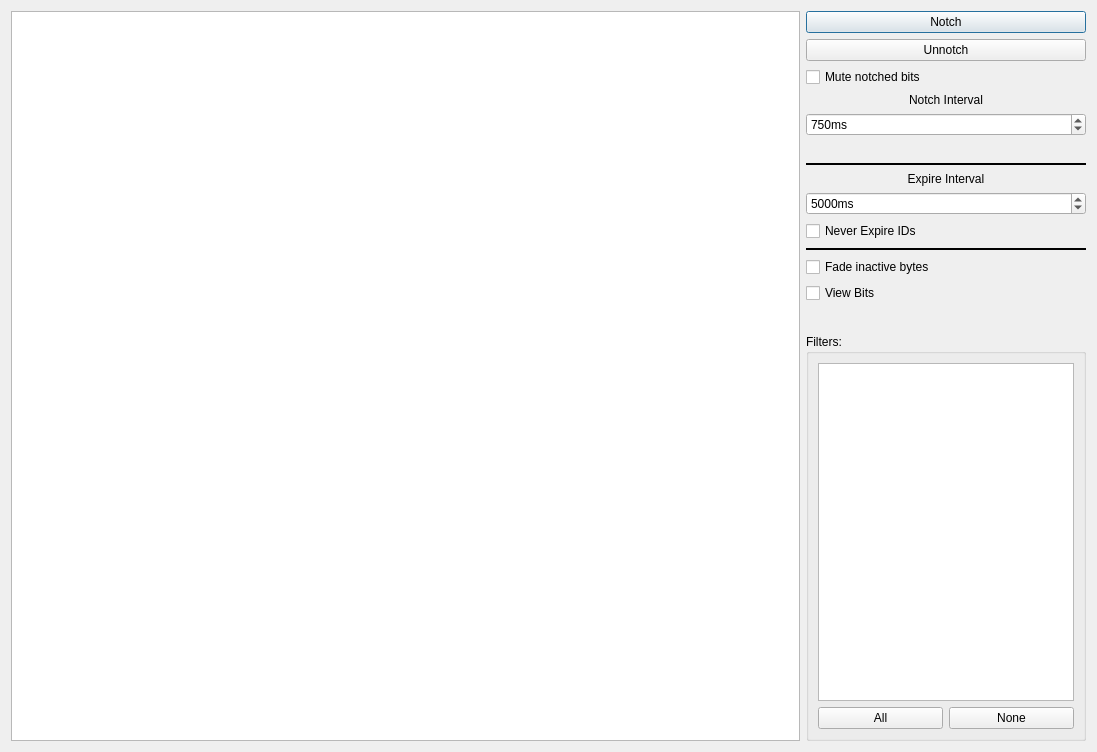
<?xml version="1.0" encoding="UTF-8"?>
<ui version="4.0">
 <class>snifferWindow</class>
 <widget class="QDialog" name="snifferWindow">
  <property name="geometry">
   <rect>
    <x>0</x>
    <y>0</y>
    <width>1097</width>
    <height>752</height>
   </rect>
  </property>
  <property name="windowTitle">
   <string>Sniffer</string>
  </property>
  <layout class="QHBoxLayout" name="horizontalLayout">
   <property name="sizeConstraint">
    <enum>QLayout::SetDefaultConstraint</enum>
   </property>
   <item>
    <widget class="QTreeView" name="treeView">
     <property name="font">
      <font>
       <bold>true</bold>
      </font>
     </property>
     <property name="selectionMode">
      <enum>QAbstractItemView::NoSelection</enum>
     </property>
    </widget>
   </item>
   <item>
    <layout class="QVBoxLayout" name="verticalLayout_2" stretch="0">
     <item>
      <layout class="QVBoxLayout" name="verticalLayout">
       <item>
        <widget class="QPushButton" name="btNotch">
         <property name="sizePolicy">
          <sizepolicy hsizetype="Minimum" vsizetype="Fixed">
           <horstretch>0</horstretch>
           <verstretch>0</verstretch>
          </sizepolicy>
         </property>
         <property name="maximumSize">
          <size>
           <width>16777215</width>
           <height>16777215</height>
          </size>
         </property>
         <property name="text">
          <string>Notch</string>
         </property>
        </widget>
       </item>
       <item>
        <widget class="QPushButton" name="btUnNotch">
         <property name="sizePolicy">
          <sizepolicy hsizetype="Minimum" vsizetype="Fixed">
           <horstretch>0</horstretch>
           <verstretch>0</verstretch>
          </sizepolicy>
         </property>
         <property name="maximumSize">
          <size>
           <width>16777215</width>
           <height>16777215</height>
          </size>
         </property>
         <property name="text">
          <string>Unnotch</string>
         </property>
        </widget>
       </item>
       <item>
        <widget class="QCheckBox" name="cbMuteNotched">
         <property name="text">
          <string>Mute notched bits</string>
         </property>
        </widget>
       </item>
       <item>
        <widget class="QLabel" name="label">
         <property name="text">
          <string>Notch Interval</string>
         </property>
         <property name="alignment">
          <set>Qt::AlignCenter</set>
         </property>
        </widget>
       </item>
       <item>
        <widget class="QSpinBox" name="spinNotchInterval">
         <property name="suffix">
          <string>ms</string>
         </property>
         <property name="minimum">
          <number>100</number>
         </property>
         <property name="maximum">
          <number>5000</number>
         </property>
         <property name="singleStep">
          <number>10</number>
         </property>
         <property name="value">
          <number>750</number>
         </property>
        </widget>
       </item>
       <item>
        <widget class="QLabel" name="lblNotch">
         <property name="autoFillBackground">
          <bool>true</bool>
         </property>
         <property name="text">
          <string/>
         </property>
        </widget>
       </item>
       <item>
        <widget class="Line" name="line">
         <property name="minimumSize">
          <size>
           <width>0</width>
           <height>4</height>
          </size>
         </property>
         <property name="frameShadow">
          <enum>QFrame::Plain</enum>
         </property>
         <property name="lineWidth">
          <number>2</number>
         </property>
         <property name="orientation">
          <enum>Qt::Horizontal</enum>
         </property>
        </widget>
       </item>
       <item>
        <widget class="QLabel" name="label_2">
         <property name="text">
          <string>Expire Interval</string>
         </property>
         <property name="alignment">
          <set>Qt::AlignCenter</set>
         </property>
        </widget>
       </item>
       <item>
        <widget class="QSpinBox" name="spinExpireInterval">
         <property name="suffix">
          <string>ms</string>
         </property>
         <property name="minimum">
          <number>1000</number>
         </property>
         <property name="maximum">
          <number>100000</number>
         </property>
         <property name="singleStep">
          <number>200</number>
         </property>
         <property name="value">
          <number>5000</number>
         </property>
        </widget>
       </item>
       <item>
        <widget class="QCheckBox" name="cbNoExpire">
         <property name="text">
          <string>Never Expire IDs</string>
         </property>
        </widget>
       </item>
       <item>
        <widget class="Line" name="line_2">
         <property name="minimumSize">
          <size>
           <width>0</width>
           <height>4</height>
          </size>
         </property>
         <property name="frameShadow">
          <enum>QFrame::Plain</enum>
         </property>
         <property name="lineWidth">
          <number>2</number>
         </property>
         <property name="orientation">
          <enum>Qt::Horizontal</enum>
         </property>
        </widget>
       </item>
       <item>
        <widget class="QCheckBox" name="cbFadeInactive">
         <property name="text">
          <string>Fade inactive bytes</string>
         </property>
        </widget>
       </item>
       <item>
        <widget class="QCheckBox" name="cbViewBits">
         <property name="text">
          <string>View Bits</string>
         </property>
        </widget>
       </item>
       <item>
        <spacer name="verticalSpacer">
         <property name="orientation">
          <enum>Qt::Vertical</enum>
         </property>
         <property name="sizeType">
          <enum>QSizePolicy::Maximum</enum>
         </property>
         <property name="sizeHint" stdset="0">
          <size>
           <width>20</width>
           <height>25</height>
          </size>
         </property>
        </spacer>
       </item>
       <item>
        <widget class="QGroupBox" name="groupBox">
         <property name="sizePolicy">
          <sizepolicy hsizetype="Minimum" vsizetype="Expanding">
           <horstretch>0</horstretch>
           <verstretch>0</verstretch>
          </sizepolicy>
         </property>
         <property name="maximumSize">
          <size>
           <width>16777215</width>
           <height>16777215</height>
          </size>
         </property>
         <property name="title">
          <string>Filters:</string>
         </property>
         <layout class="QVBoxLayout" name="verticalLayout_5">
          <property name="sizeConstraint">
           <enum>QLayout::SetDefaultConstraint</enum>
          </property>
          <item>
           <widget class="QListWidget" name="listWidget">
            <property name="sizePolicy">
             <sizepolicy hsizetype="Minimum" vsizetype="Expanding">
              <horstretch>0</horstretch>
              <verstretch>0</verstretch>
             </sizepolicy>
            </property>
            <property name="minimumSize">
             <size>
              <width>0</width>
              <height>0</height>
             </size>
            </property>
            <property name="maximumSize">
             <size>
              <width>16777215</width>
              <height>16777215</height>
             </size>
            </property>
            <property name="font">
             <font>
              <bold>true</bold>
             </font>
            </property>
           </widget>
          </item>
          <item>
           <layout class="QHBoxLayout" name="horizontalLayout_2" stretch="0,0">
            <property name="sizeConstraint">
             <enum>QLayout::SetDefaultConstraint</enum>
            </property>
            <item>
             <widget class="QPushButton" name="btAll">
              <property name="maximumSize">
               <size>
                <width>16777215</width>
                <height>16777215</height>
               </size>
              </property>
              <property name="text">
               <string>All</string>
              </property>
             </widget>
            </item>
            <item>
             <widget class="QPushButton" name="btNone">
              <property name="maximumSize">
               <size>
                <width>16777215</width>
                <height>16777215</height>
               </size>
              </property>
              <property name="text">
               <string>None</string>
              </property>
             </widget>
            </item>
           </layout>
          </item>
         </layout>
        </widget>
       </item>
      </layout>
     </item>
    </layout>
   </item>
  </layout>
 </widget>
 <resources/>
 <connections/>
</ui>
